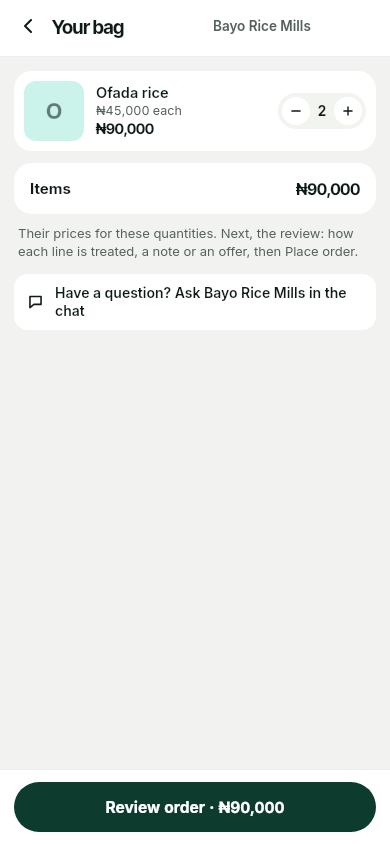
#> input picture mobile/test/looks/business-shop-bag-light.png, 390 x 844 px
$ python -i compose.py   (imports and definitions only)
#> lines starting #> are read from the running program, lines starting #| are printed output that depends on the picture
#!/usr/bin/env python3
"""Put the app's own frames into a phone, with a tap ring and captions.

    python3 video/phone/compose.py --frames /tmp/films/today --out today.mp4
        [--canvas 1080x1920] [--theme light|dark] [--time 13:00]
        [--bg "#efeae2"] [--phone-height 1500] [--top 90] [--captions]

Reads the frames (f00000.png, three pixels to a point) and cues.json that
mobile/test/film.dart wrote, and draws, in this order: a soft shadow, a
generic Android phone (graphite metal frame with a bright edge and antenna
breaks, side buttons, black glass border), the app's picture in the rounded
screen, a lime ring where each finger touches, the status bar, the gesture
bar, the punch-hole camera, the glass sheen, and, with --captions, the
captions under the phone. Then ffmpeg joins them into an MP4.

The phone is generic (no maker's name or shape). One unit is one point of
the app's own screen (390 x 844).
"""
import argparse
import json
import math
import os
import subprocess
import sys
from pathlib import Path

import numpy as np
from PIL import Image, ImageChops, ImageDraw, ImageFilter, ImageFont

LIME = (200, 241, 105)
PINE = (13, 59, 46)
SS = 2  # supersampling for the static parts

# ---- geometry, in screen points -------------------------------------------
SCREEN_W, SCREEN_H = 390, 844
GLASS = 11          # the black border round the screen
FRAME = 6           # the metal frame
EDGE = GLASS + FRAME
BODY_W, BODY_H = SCREEN_W + 2 * EDGE, SCREEN_H + 2 * EDGE
R_BODY = 62
R_SCREEN = 46
BTN = 3.4           # how far a side button stands out
GESTURE = 24        # the gesture bar's height


# [41 lines left out: functions font, rrect_mask, gradient, not called in this run]


class Phone:
    """The static layers: [back] under the app's picture, [front] over it."""

    # [19 lines left out: function __init__, not called in this run]

    # -- helpers ---------------------------------------------------------
    def px(self, v):
        return v * self.s

    # [163 lines left out: functions _back, _front, frame, not called in this run]

    def to_px(self, x, y):
        return x * self.s, y * self.s


def ease_out(t):
    return 1 - (1 - t) ** 3


# [228 lines left out: functions tap_ring, drag_ring, sym_font, keyboard_state, keyboard_layer, system_layer and 1 more, not called in this run]


_G = {}


def _compose(i):
    g = _G
    t = i / g["fps"]
    rings = []
    for c in g["cues"]:
        r = tap_ring(c, t) if c["kind"] == "tap" else drag_ring(c, t) if c["kind"] == "drag" else None
        if r:
            rings.append(r)
    phone, a = g["phone"], g["args"]
    img = phone.frame(g["folder"] / f"f{i:05d}.png", rings, under=[l for l in (keyboard_layer(phone, g["cues"], t, a.theme),) if l], over=[l for l in (system_layer(phone, g["cues"], t),) if l])
    if a.captions:
        cap = captions_layer(phone, g["cues"], t, g["canvas"])
        if cap:
            img = Image.alpha_composite(img.convert("RGBA"), cap).convert("RGB")
    return img


def _save(i):
    _compose(i).save(_G["out_dir"] / f"c{i:05d}.png")
    return i


# [67 lines left out: function main, not called in this run]


# [2 lines not run here, left out]

>>> import cv2
>>> picture = cv2.imread('../../mobile/test/looks/business-shop-bag-light.png', cv2.IMREAD_GRAYSCALE)
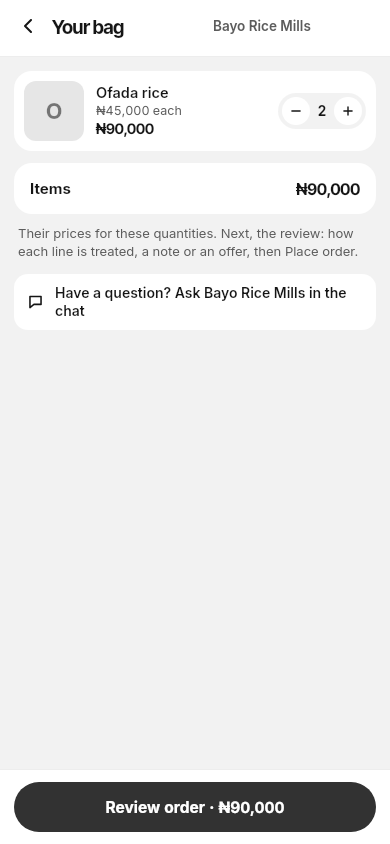
#> picture: shape (844, 390); min 21, max 255, mean 232.9
#> (the run stopped early here; a loop or call above may not have finished)

$ run again, on mobile/test/looks/business-shop-item-light.png
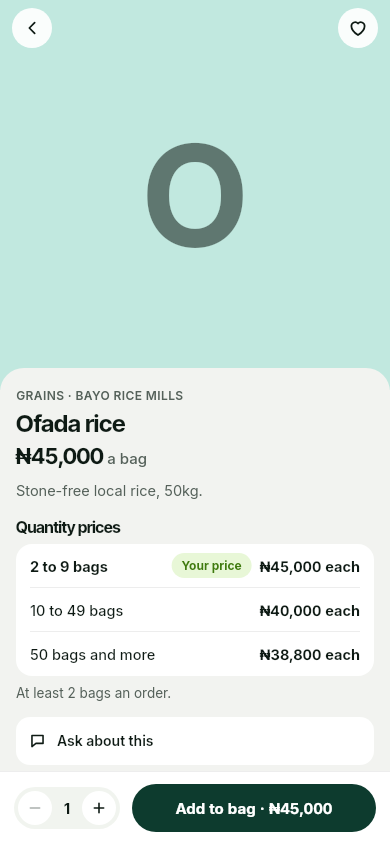
#> input picture mobile/test/looks/business-shop-item-light.png, 390 x 844 px
#> `picture = cv2.imread('../../mobile/test/looks/business-shop-bag-light...`:
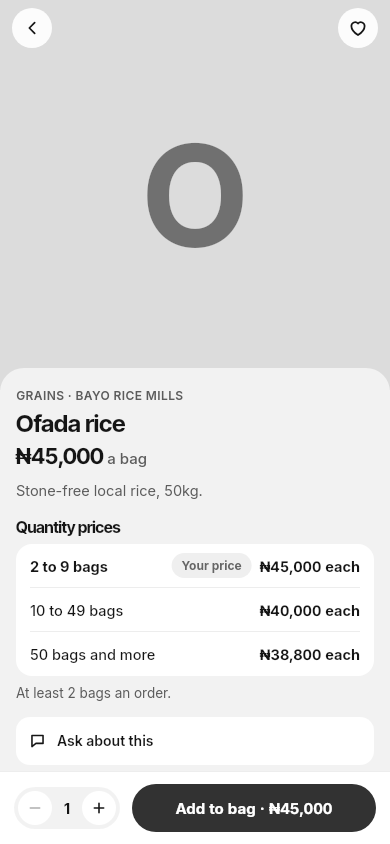
#> picture: shape (844, 390); min 21, max 255, mean 223.7

$ run again, on mobile/test/looks/business-shop-light.png
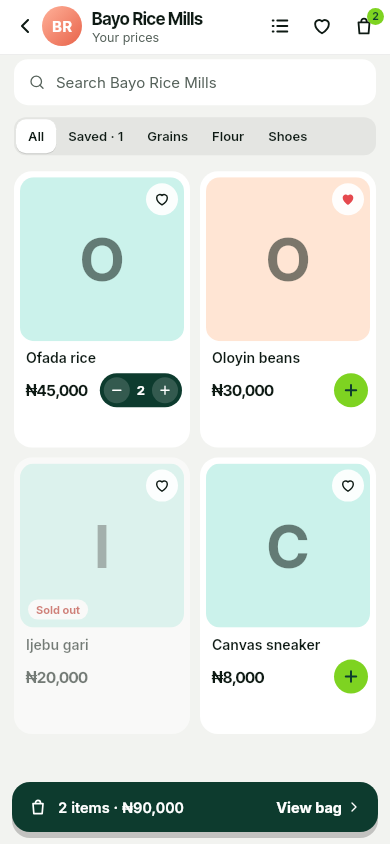
#> input picture mobile/test/looks/business-shop-light.png, 390 x 844 px
#> `picture = cv2.imread('../../mobile/test/looks/business-shop-bag-light...`:
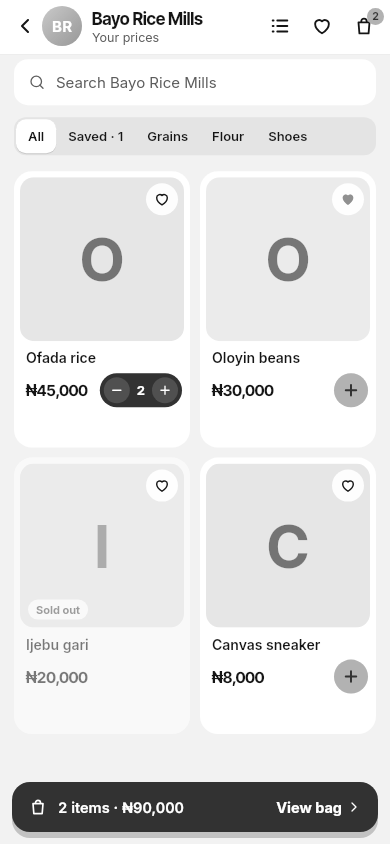
#> picture: shape (844, 390); min 21, max 255, mean 226.7
